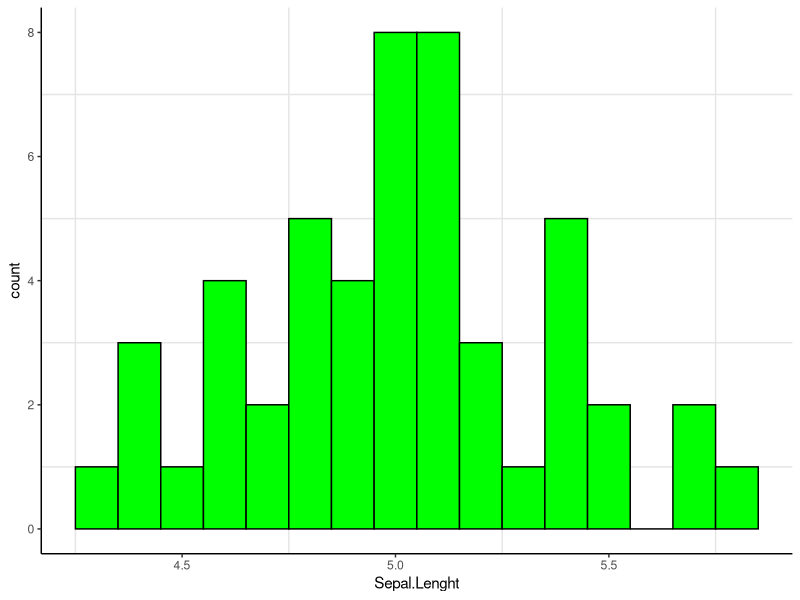

Source code (R):
#загружаем нужные библиотеки и датасет
library(ggplot2)
library(dplyr)
data(iris)

#смотрим датасет разными способами
str(iris)
iris
View(iris)

#выбираем и смотрим нужные данные
iris_var1 <- iris %>%
  filter (Species == "setosa") %>%
  pull (Sepal.Length)
View (iris_var1)
str(iris_var1)

#сохраняем выбранные данные в формате csv
iris_var1_freq <- table(iris_var1)
write.csv(iris_var1_freq, file="iris_setosa.csv", row.names=FALSE)

#преобразовываем выбранные данные в табличку чтобы применить функцию geom_histogram и рисуем гистограмму
iris_g <- matrix(iris_var1)
colnames(iris_g) <- c("Sepal.Lenght")
ggplot(data = iris_g, mapping = aes(x = Sepal.Lenght)) +
  geom_histogram(binwidth = 0.1, color = "black", fill = "green", position = "dodge") +
  theme_classic() +
  theme(panel.grid.minor = element_line(color = "gray90", linetype = "solid"))
